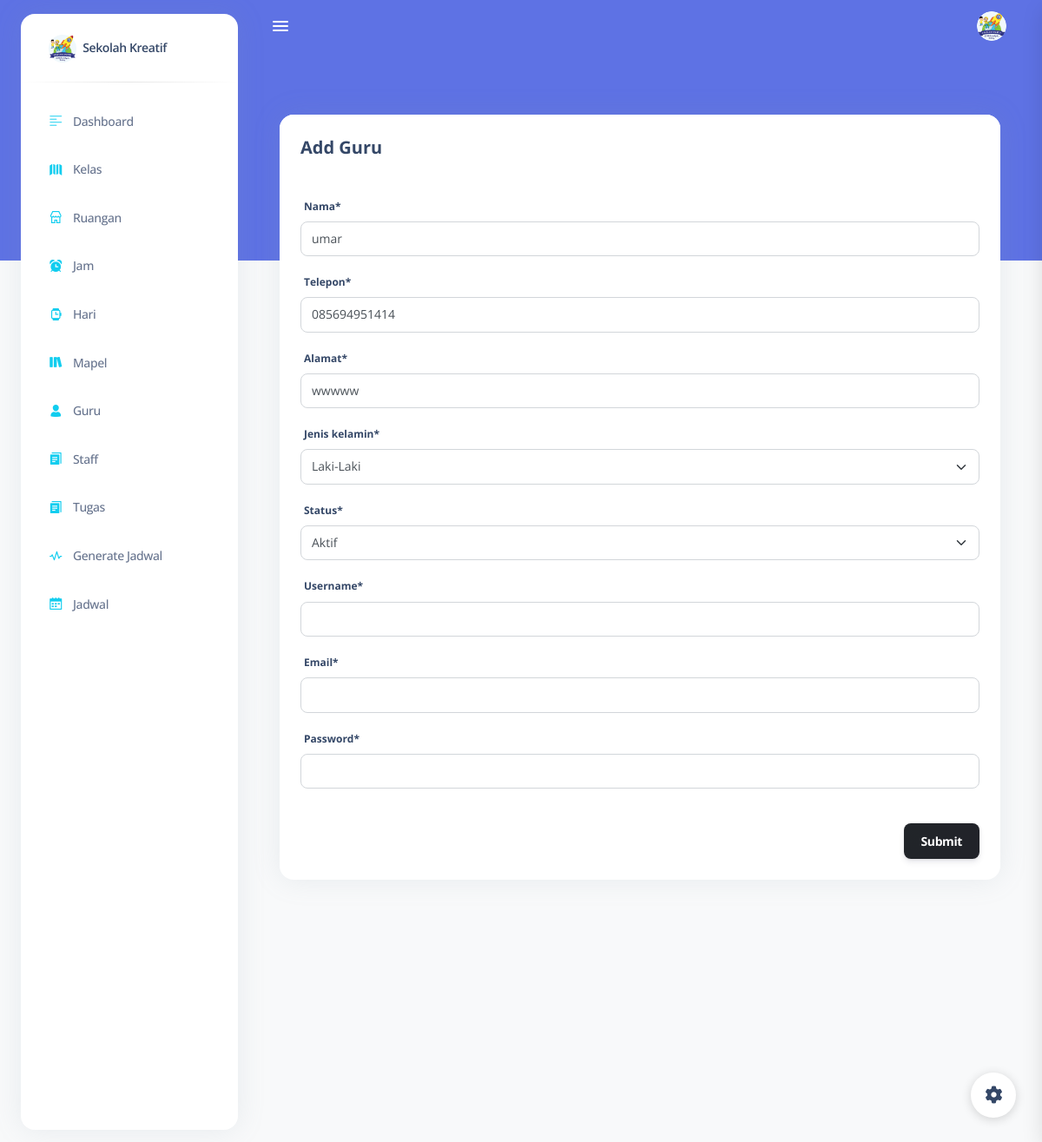
Screenshot of /staff/update/2/ (signed in) with the database file from the repository.
### core/models.py (models this page shows)
class Staff(models.Model):
 nama = models.CharField(max_length=50)
 telepon = models.CharField(max_length=50)
 alamat = models.CharField(max_length=200)
 jenis_kelamin = models.CharField(max_length=1, choices=JENIS_KELAMIN)
 status = models.IntegerField(choices=STATUS, default=1)
 user = models.ForeignKey(User, on_delete=models.SET_NULL, null=True)

### core/decorators.py (the view)
        def wrapper_func(request, *args, **kwargs):
            group = None
            if request.user.groups.exists():
                group = request.user.groups.all()[0].name
            if group in allowed_roles:
                return view_func(request, *args, **kwargs)
            else:
                return render(request,'noacsess.html')

### core/forms.py (shortened to what this page needs)
class StafForm(ModelForm):
  username = forms.CharField(max_length=150)
  email = forms.EmailField(required=True)
  password = forms.CharField(widget=forms.PasswordInput)
  class Meta:
    model = Staff
    fields = ['nama', 'telepon',  'alamat', 'jenis_kelamin', 'status']

### core/templatetags/auth_extras.py (called while the page is built)
@register.filter(name='has_group')
def has_group(user, group_name):
    try:
        group = Group.objects.get(name=group_name)
    except Group.DoesNotExist:
        return False
    return True if group in user.groups.all() else False

### core/views.py (called while the page is built, shortened)
@login_required(login_url='login')
@allowed_users(allowed_roles=['Admin','Staff'])
def update_Staff(request, pk):
  sf = Staff.objects.get(id=pk)
  form = StafForm(instance=sf)
  context ={'form':form}
  return render(request, 'back/staff/create.html', context)

### templates/back/staff/create.html (shortened to what this page needs)
{% extends 'base.html' %}
{% load crispy_forms_tags %}
{% load static %}
{% block content %}
<main class="main-content position-relative border-radius-lg ">
  <div class="container-fluid py-4">
    <div class="row ">
      <div class="col-12">
        <div class="row">
          <div class="col-12 col-lg-12 m-auto">
            <form method="POST" action="" class="multisteps-form__form mb-12">
              <div class="card mt-4" id="basic-info">
                <div class="card-header">
                  <h5 class="font-weight-bolder mb-0">Add Guru</h5>
                </div>
                <div class="card-body pt-0">
                  <div class="row mt-3">
                    <div class="col-12">
                      <div class="row">
                        {{form | crispy}}
                      </div>
                    </div>
                  </div>
                  <div class="button-row d-flex mt-4">
                    <input type="submit" name="Submit" class="btn bg-gradient-dark ms-auto mb-0 js-btn-next"/>
                  </div>
                </div>
              </div>
            </form>
          </div>
        </div>
      </div>
    </div>
  </div>
</main>
{% endblock content %}

### rows the page displays
Staff: nama "umar", telepon "085694951414", alamat "wwwww", jenis_kelamin "Laki-Laki", status "Aktif"
